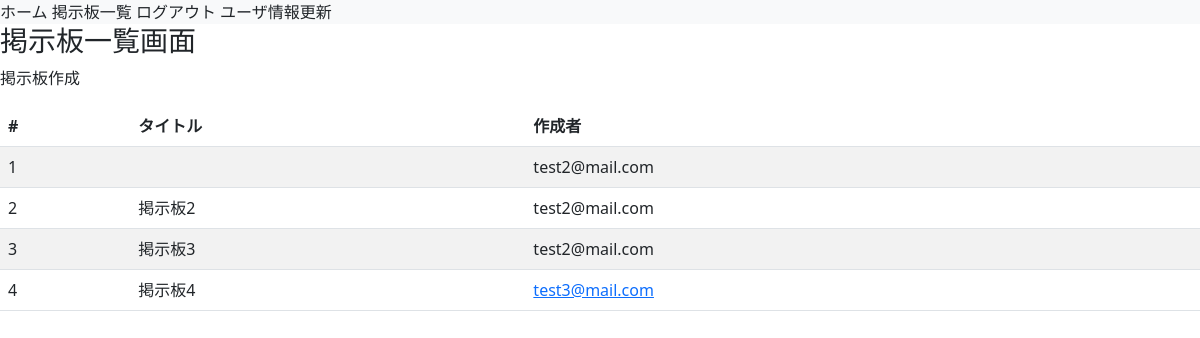
Before: /boards/list_themes (signed in) with the older database file.
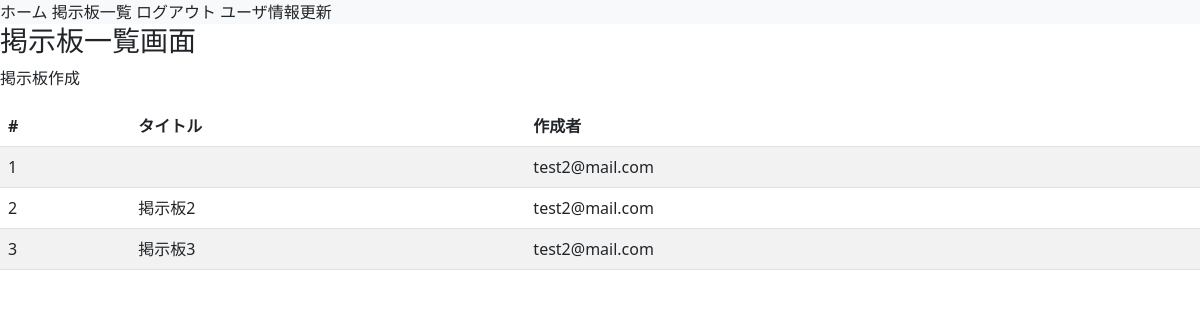
After: the same page with the newer database file.
### boards/models.py (models this page shows)
class Themes(models.Model):
  title = models.CharField(max_length=255)
  user = models.ForeignKey(
    'accounts.Users', on_delete=models.CASCADE
  )
  objects = ThemesManager()
  class Meta:
    db_table = 'themes'

### accounts/models.py (models this page shows)
class Users(AbstractBaseUser, PermissionsMixin):
  username = models.CharField(max_length=255)
  age = models.PositiveIntegerField()
  email = models.EmailField(max_length=255, unique=True)
  is_active = models.BooleanField(default=True)
  is_staff = models.BooleanField(default=False)
  picture = models.FileField(null=True, upload_to='picture/')
  objects = UserManager()
  USERNAME_FIELD = 'email'
  REQUIRED_FIELDS = ['username']
  class Meta:
    db_table = 'users'

### boards/views.py (the view)
# urls.py: path('list_themes', views.list_themes, name='list_themes'),
def list_themes(request):
  themes = Themes.objects.fetch_all_themes()
  return render(request, 'boards/list_themes.html', context={
    'themes': themes
  })

### boards/models.py (called while the page is built)
  def fetch_all_themes(self):
    return self.order_by('id').all()

### templates/boards/list_themes.html (shortened to what this page needs)
{% extends "base.html" %}
{% block content %}
<h3>掲示板一覧画面</h3>
<p><a class="navbar-brand" href="{% url 'boards:create_theme' %}">掲示板作成</a></p>
<table class="table table-striped table-hover">
    <thead>
        <tr>
            <th>#</th>
            <th>タイトル</th>
            <th>作成者</th>
        </tr>
    </thead>
    <tbody>
        {% for theme in themes %}
            <tr>
                <td>{{ forloop.counter }}</td>
                <td>{{ theme.title }}</td>
                {% if theme.user.id == user.id %}
                    <td><a href="{% url 'boards:edit_theme' id=theme.id %}">{{ theme.user }}</a></td>
                {% else %}
                    <td>{{ theme.user }}</td>
                {% endif %}
            </tr>
        {% endfor %}
    </tbody>
</table>
{% endblock %}

Changed rows visible on the page:
removed Themes: title "掲示板4", user "test3@mail.com"
